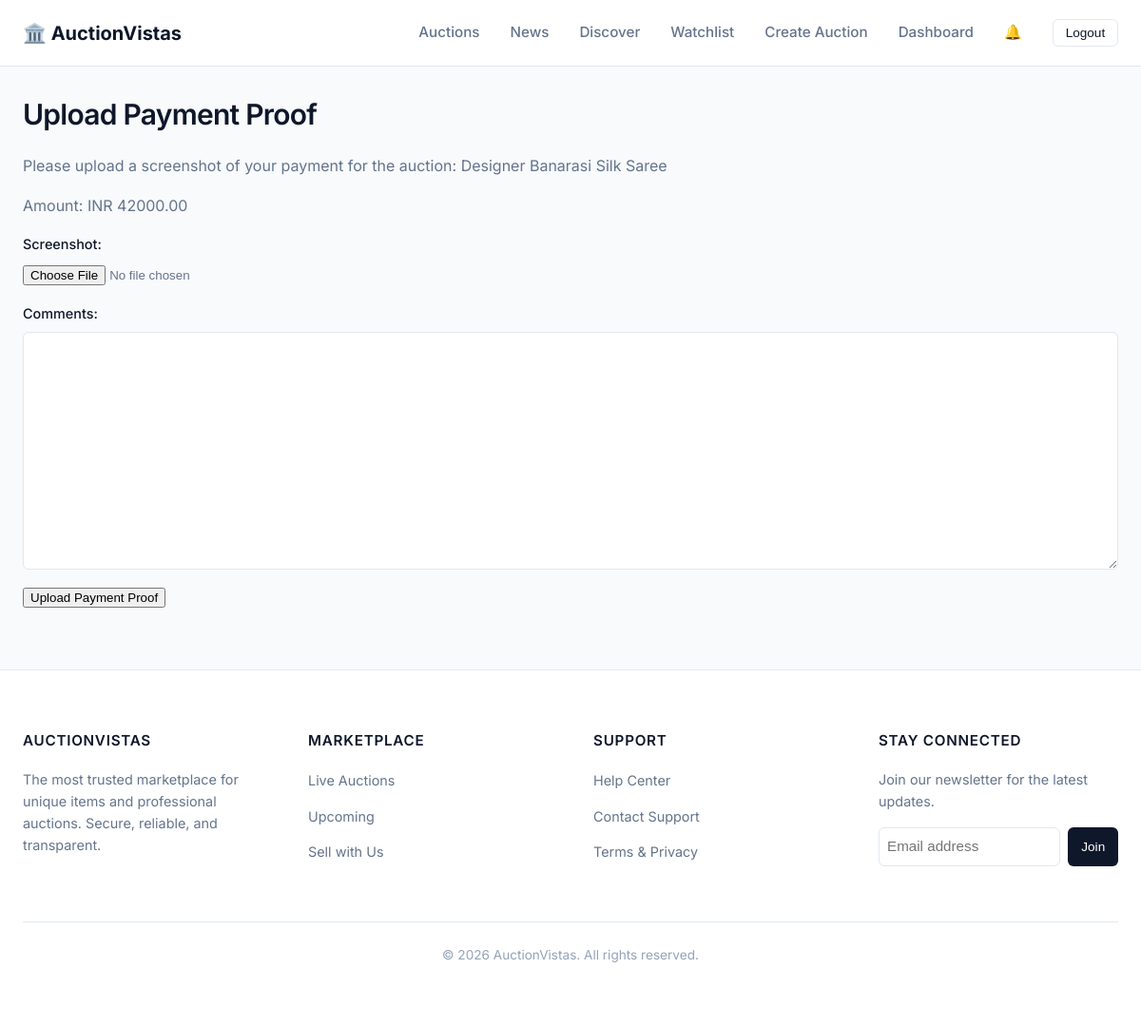
/payments/upload-proof/8/ (signed in), run on an earlier commit of the app's database.
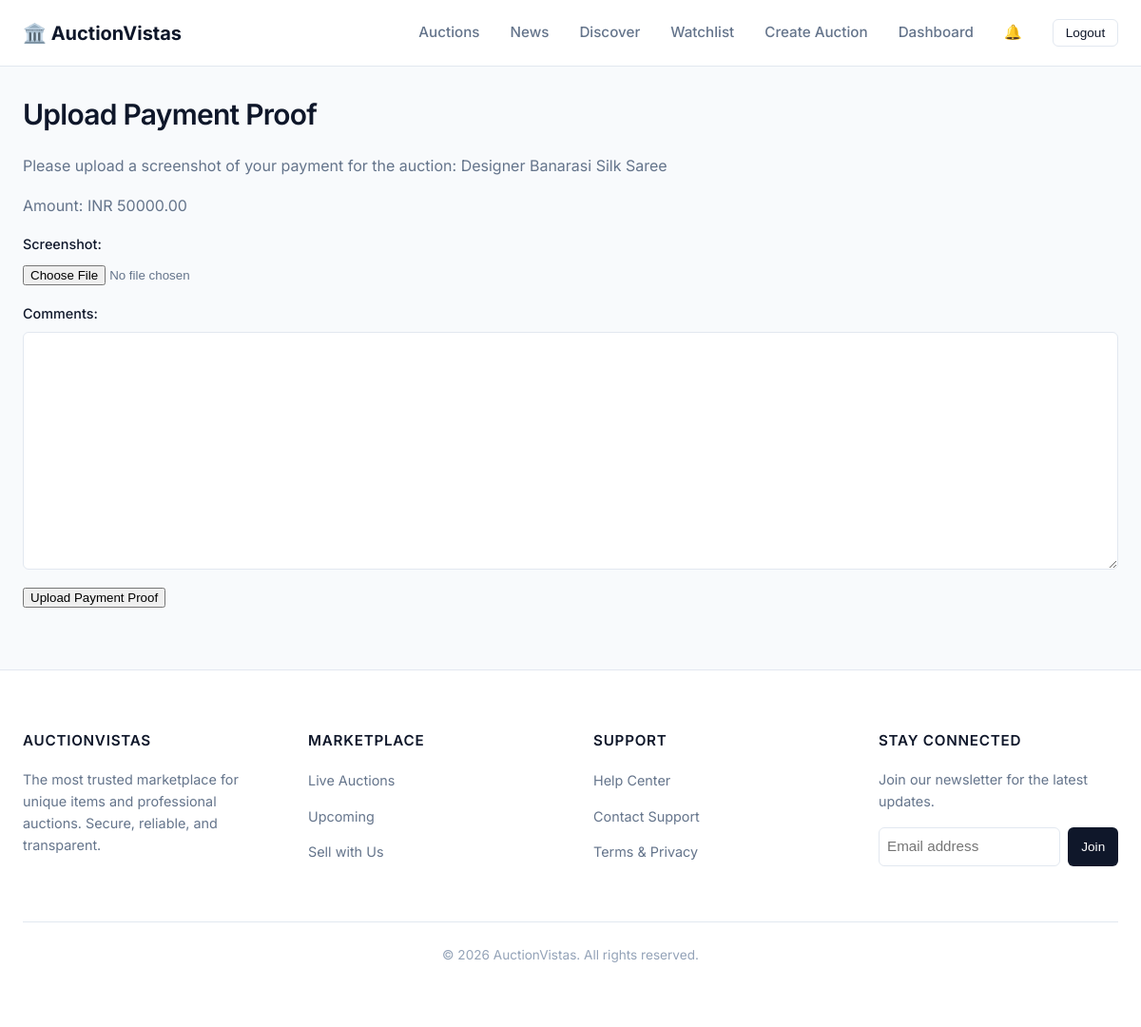
And on a later commit of the database.
### auctions/models.py (models this page shows, shortened)
class Auction(models.Model):
    title = models.CharField(max_length=255)
    description = models.TextField()
    starting_price = models.DecimalField(max_digits=20, decimal_places=2)
    current_price = models.DecimalField(max_digits=20, decimal_places=2, default=0)
    end_time = models.DateTimeField()
    owner = models.ForeignKey(User, on_delete=models.CASCADE, related_name='auctions')
    is_active = models.BooleanField(default=True)
    created_at = models.DateTimeField(auto_now_add=True)
    image = models.ImageField(upload_to='auction_images/', null=True, blank=True)
    category = models.ForeignKey(
        Category,
        on_delete=models.SET_NULL,
        null=True,
        blank=True,
        related_name='auctions'
    )
    is_featured = models.BooleanField(default=False)
    featured_order = models.IntegerField(default=0)
    banner_image = models.ImageField(upload_to='auction_banners/', null=True, blank=True)
    view_count = models.PositiveIntegerField(default=0)

### payments/views.py (the view)
# urls.py: path('upload-proof/<int:auction_id>/', views.upload_payment_proof, name='upload_payment_proof'),
@login_required
def upload_payment_proof(request, auction_id):
    auction = get_object_or_404(Auction, id=auction_id)
    if request.method == 'POST':
        form = PaymentProofForm(request.POST, request.FILES)
        if form.is_valid():
            payment_proof = form.save(commit=False)
            payment_proof.auction = auction
            payment_proof.payer = request.user
            payment_proof.payee = auction.owner  # Platform will be handled differently
            payment_proof.amount = auction.current_price
            payment_proof.direction = 'to_platform'
            payment_proof.save()
            messages.success(request, 'Payment proof uploaded successfully!')
            return redirect('auction_detail', auction_id=auction.id)
    else:
        form = PaymentProofForm()
    return render(request, 'payments/upload_payment_proof.html', {'form': form, 'auction': auction})

### payments/forms.py
class PaymentProofForm(forms.ModelForm):
    class Meta:
        model = PaymentProof
        fields = ['screenshot', 'comments']

### news/context_processors.py (called while the page is built)
def latest_news(request):
    try:
        latest_articles = Article.objects.filter(status='published').order_by('-published_at')[:3]
        return {
            'latest_news_articles': latest_articles
        }
    except:
        return {
            'latest_news_articles': []
        }

### payments/templates/payments/upload_payment_proof.html (shortened to what this page needs)
{% extends 'base.html' %}
{% block content %}
  <h2>Upload Payment Proof</h2>
  <p>Please upload a screenshot of your payment for the auction: {{ auction.title }}</p>
  <p>Amount: INR {{ auction.current_price }}</p>
  <form method="post" enctype="multipart/form-data">
    {{ form.as_p }}
    <button type="submit">Upload Payment Proof</button>
  </form>
{% endblock %}

What changed in the data, as far as the page shows it:
changed Auction "Designer Banarasi Silk Saree": current_price "42000.00" → "50000.00"
